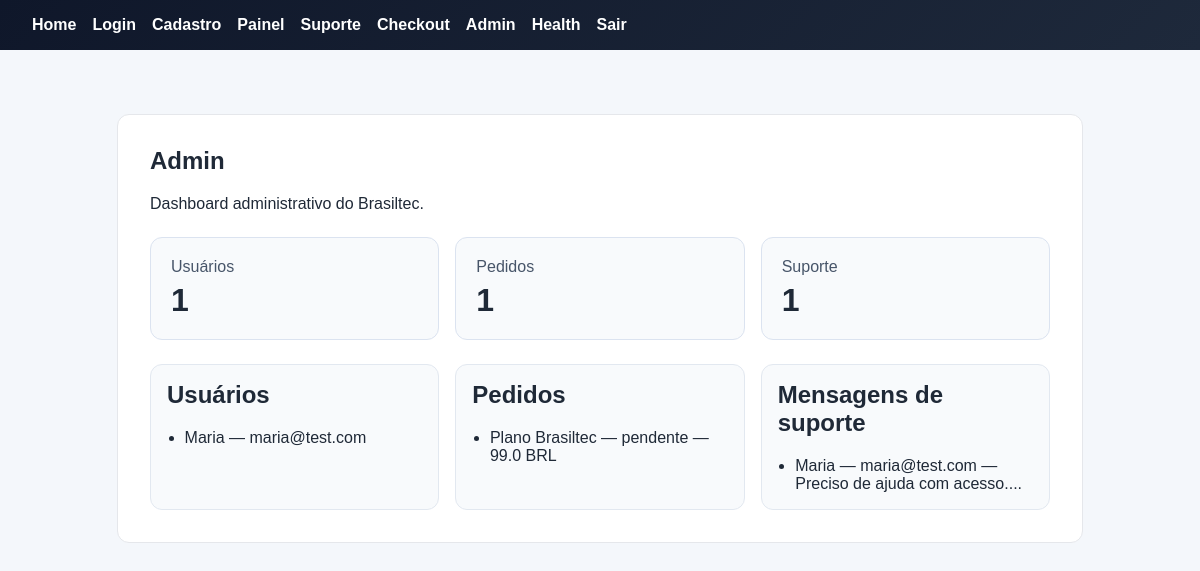
The page /admin (signed in) on the database its author committed.
### app/models.py (models this page shows, shortened)
class User(UserMixin, db.Model):
    __tablename__ = "users"
    id = db.Column(db.Integer, primary_key=True)
    nome = db.Column(db.String(120), nullable=False)
    email = db.Column(db.String(255), unique=True, nullable=False, index=True)
    password_hash = db.Column(db.String(255), nullable=False)
    created_at = db.Column(db.DateTime(timezone=True), default=utc_now, nullable=False)

class CheckoutOrder(db.Model):
    __tablename__ = "checkout_orders"
    id = db.Column(db.Integer, primary_key=True)
    user_id = db.Column(db.Integer, db.ForeignKey("users.id"), nullable=True)
    produto = db.Column(db.String(200), nullable=False, default="Plano Brasiltec")
    valor = db.Column(db.Float, nullable=False, default=99.0)
    status = db.Column(db.String(50), nullable=False, default="pendente")
    created_at = db.Column(db.DateTime(timezone=True), default=utc_now, nullable=False)

class SupportMessage(db.Model):
    __tablename__ = "support_messages"
    id = db.Column(db.Integer, primary_key=True)
    user_id = db.Column(db.Integer, db.ForeignKey("users.id"), nullable=True)
    nome = db.Column(db.String(120), nullable=False)
    email = db.Column(db.String(255), nullable=False)
    mensagem = db.Column(db.Text, nullable=False)
    created_at = db.Column(db.DateTime(timezone=True), default=utc_now, nullable=False)

### app/admin/routes.py (the view)
@admin_bp.route("/admin")
@login_required
def admin_home():
    users = User.query.order_by(User.created_at.desc()).all()
    orders = CheckoutOrder.query.order_by(CheckoutOrder.created_at.desc()).all()
    support_messages = SupportMessage.query.order_by(SupportMessage.created_at.desc()).all()
    return render_template(
        "admin/dashboard.html",
        title="Admin",
        user=current_user,
        users=users,
        orders=orders,
        support_messages=support_messages,
        stats={
            "usuarios": len(users),
            "pedidos": len(orders),
            "suporte": len(support_messages),
        },
    )

### app/__init__.py (called while the page is built)
def create_app() -> Flask:
    app = Flask(__name__)
    app.config.from_object(Config)
    db.init_app(app)
    login_manager.init_app(app)
    login_manager.login_view = "auth.login"
    with app.app_context():
        db.create_all()
    from .site.routes import site_bp
    from .auth.routes import auth_bp
    from .dashboard.routes import dashboard_bp
    from .suporte.routes import suporte_bp
    from .checkout.routes import checkout_bp
    from .admin.routes import admin_bp
    app.register_blueprint(site_bp)
    app.register_blueprint(auth_bp)
    app.register_blueprint(dashboard_bp)
    app.register_blueprint(suporte_bp)
    app.register_blueprint(checkout_bp)
    app.register_blueprint(admin_bp)
    @login_manager.user_loader
    def load_user(user_id):
        return db.session.get(User, int(user_id))
    return app

### app/templates/admin/dashboard.html
{% extends 'base.html' %}
{% block content %}
  <section class="card dashboard-shell">
    <h1>Admin</h1>
    <p>Dashboard administrativo do Brasiltec.</p>
    <div class="stats-grid">
      <div class="stat-card">
        <span>Usuários</span>
        <strong>{{ stats.usuarios }}</strong>
      </div>
      <div class="stat-card">
        <span>Pedidos</span>
        <strong>{{ stats.pedidos }}</strong>
      </div>
      <div class="stat-card">
        <span>Suporte</span>
        <strong>{{ stats.suporte }}</strong>
      </div>
    </div>
    <div class="dashboard-sections">
      <div class="panel-box">
        <h2>Usuários</h2>
        {% if users %}
          <ul>
            {% for item in users %}
              <li>{{ item.nome }} — {{ item.email }}</li>
            {% endfor %}
          </ul>
        {% else %}
          <p>Nenhum usuário cadastrado.</p>
        {% endif %}
      </div>
      <div class="panel-box">
        <h2>Pedidos</h2>
        {% if orders %}
          <ul>
            {% for pedido in orders %}
              <li>{{ pedido.produto }} — {{ pedido.status }} — {{ pedido.valor }} BRL</li>
            {% endfor %}
          </ul>
        {% else %}
          <p>Nenhum pedido registrado.</p>
        {% endif %}
      </div>
      <div class="panel-box">
        <h2>Mensagens de suporte</h2>
        {% if support_messages %}
          <ul>
            {% for mensagem in support_messages %}
              <li>{{ mensagem.nome }} — {{ mensagem.email }} — {{ mensagem.mensagem[:80] }}...</li>
            {% endfor %}
          </ul>
        {% else %}
          <p>Nenhuma mensagem de suporte.</p>
        {% endif %}
      </div>
    </div>
  </section>
{% endblock %}

### app/templates/base.html (shortened to what this page needs)
<!doctype html>
<html lang="pt-BR">
  <head>
    <link rel="stylesheet" href="{{ url_for('static', filename='css/style.css') }}">
  </head>
  <body>
    <header>
      {% include 'partials/nav.html' %}
    </header>
    <main>
      {% block content %}{% endblock %}
    </main>
  </body>
</html>

### app/templates/partials/nav.html
<nav>
  <a href="/">Home</a>
  <a href="/login">Login</a>
  <a href="/cadastro">Cadastro</a>
  <a href="/painel">Painel</a>
  <a href="/suporte">Suporte</a>
  <a href="/checkout">Checkout</a>
  <a href="/admin">Admin</a>
  <a href="/health">Health</a>
  {% if current_user.is_authenticated %}
    <a href="/logout">Sair</a>
  {% endif %}
</nav>

### app/static/css/style.css (style rules this page uses)
body { margin: 0; font-family: Arial, sans-serif; background: #f4f7fb; color: #1f2937; }
header { background: linear-gradient(135deg, #0f172a, #1e293b); padding: 1rem 2rem; }
nav { display: flex; gap: 1rem; align-items: center; flex-wrap: wrap; max-width: 1200px; margin: 0 auto; }
nav a { color: white; text-decoration: none; font-weight: 600; }
main { padding: 2rem; }
section { max-width: 1200px; margin: 0 auto; padding: 2rem; }
.card { background: white; border-radius: 12px; border: 1px solid #e5e7eb; padding: 2rem; max-width: 900px; margin: 2rem auto; }
.stats-grid { display: grid; grid-template-columns: repeat(auto-fit, minmax(180px, 1fr)); gap: 1rem; margin: 1.5rem 0; }
.stat-card { background: #f8fafc; border: 1px solid #dbe3f0; border-radius: 12px; padding: 1.25rem; }
.stat-card span { display: block; color: #475569; margin-bottom: 0.4rem; }
.stat-card strong { font-size: 2rem; }
.dashboard-sections { display: grid; grid-template-columns: repeat(auto-fit, minmax(260px, 1fr)); gap: 1rem; margin-top: 1rem; }
.panel-box { background: #f8fafc; border: 1px solid #e2e8f0; border-radius: 12px; padding: 1rem; }
.panel-box ul { padding-left: 1.1rem; margin: 0; }
h1, h2, h3 { margin-top: 0; }

### rows shown on the page
User: nome "Maria", email "maria@test.com"
CheckoutOrder: produto "Plano Brasiltec", status "pendente", valor "99.0"
SupportMessage: nome "Maria", email "maria@test.com", mensagem "Preciso de ajuda com acesso."

### other values the page prints
{{ stats.usuarios }} "1"
{{ stats.pedidos }} "1"
{{ stats.suporte }} "1"
